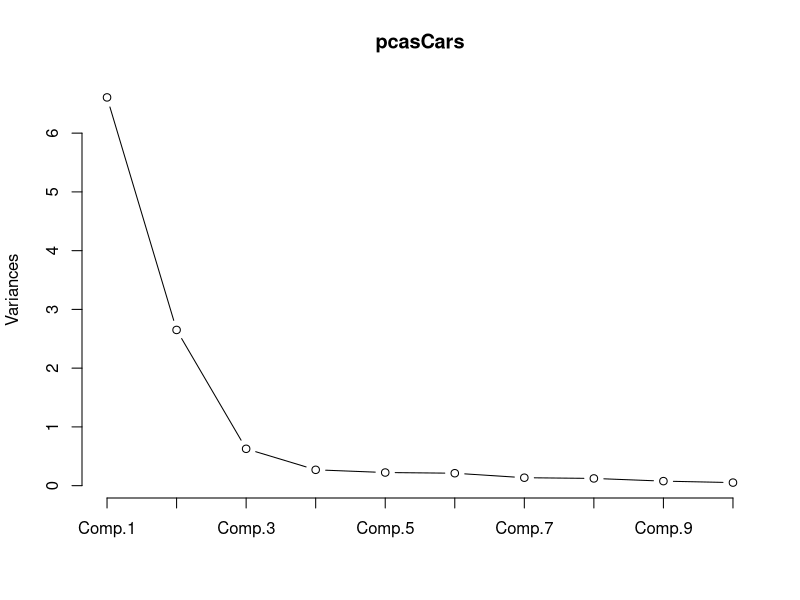

The R script that drew this image:
# navigate to pcaCars repo; set as working directory
setwd('~/Documents/GitHub/pcaCars')

# cor = TRUE indicates that PCA is performed on
# standardized data (mean = 0, variance = 1)
pcasCars <- princomp(mtcars, cor = TRUE)

# view objects stored in pcaCars
names(pcasCars)

# proportion of variance explained
summary(pcasCars)

# scree plot 
plot(pcasCars, type = "l")

